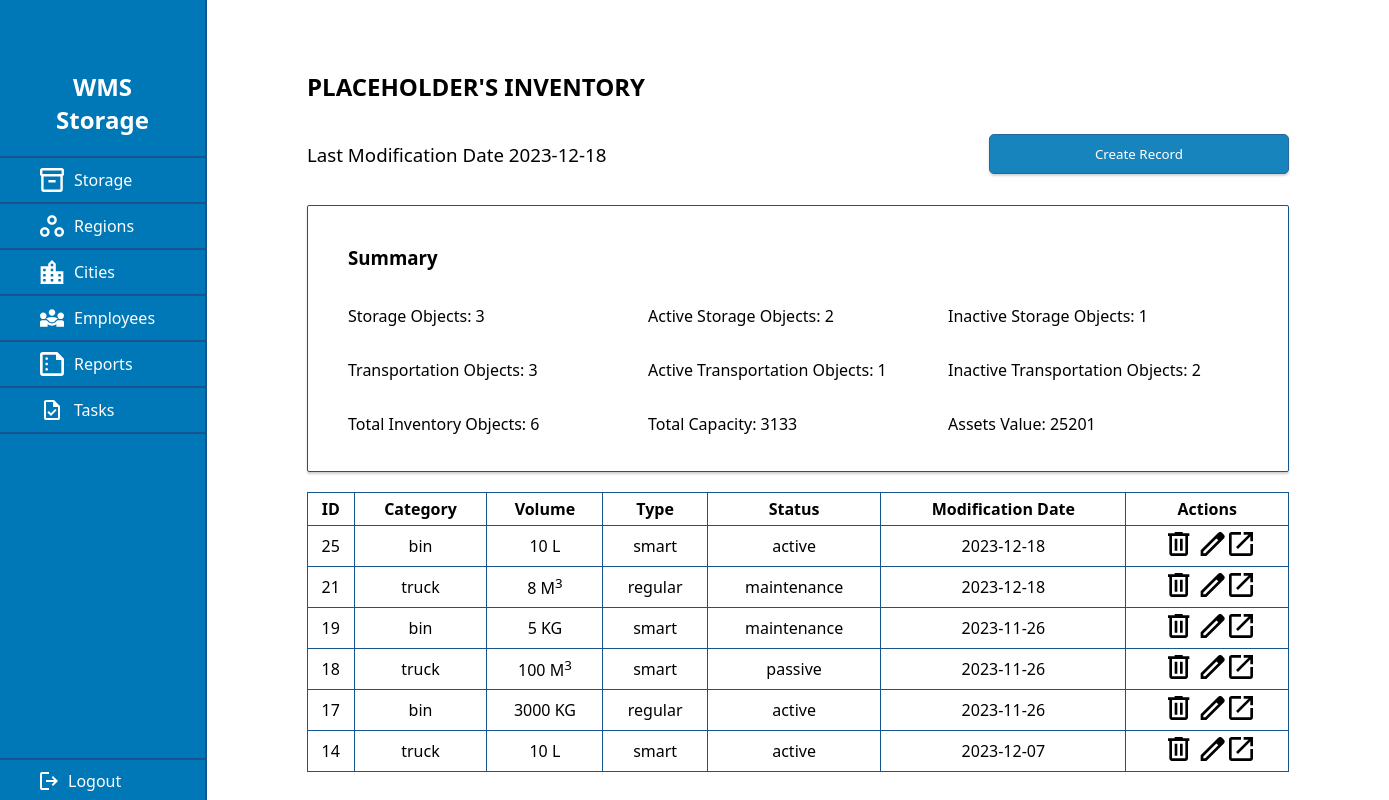
/view/storage/storage.php (signed in), run on an earlier commit of the app's database.
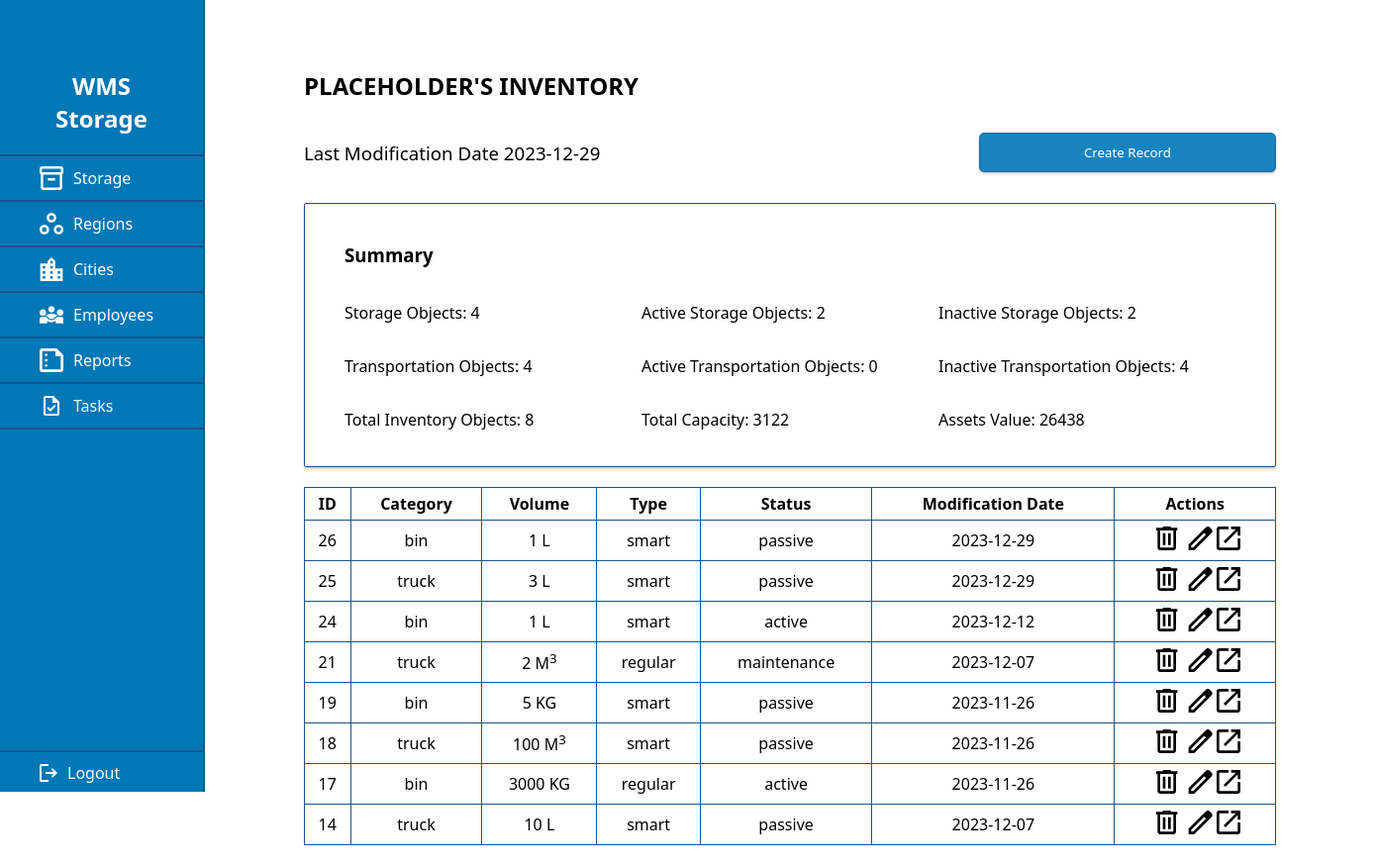
And on a later commit of the database.
### tables this page shows
CREATE TABLE `storage` (
  `id` int(11) NOT NULL,
  `category` varchar(100) NOT NULL,
  `volume` int(11) NOT NULL,
  `volume_unit` varchar(100) NOT NULL,
  `type` varchar(100) NOT NULL,
  `initial_status` varchar(100) NOT NULL,
  `value` int(11) NOT NULL,
  `value_unit` varchar(100) NOT NULL,
  `autonotifier` varchar(100) NOT NULL,
  `quantity` int(11) NOT NULL,
  `lifetime` int(11) NOT NULL,
  `lifetime_unit` varchar(100) NOT NULL,
  `temporary_storage` varchar(100) NOT NULL,
  `modification_date` date DEFAULT NULL
);

### model/Storage.php (called while the page is built, shortened)
<?php
class Storage
{
    private $db;
    private $table = 'storage';
    public function __construct()
    {
        $this->db = new Database();
    }
    public function getAll()
    {
        try {
            $result = $this->db->queryRaw("SELECT * FROM $this->table");
            return $result;
        } catch (Exception $e) {
            var_dump($e->getMessage());
            return $e;
        }
        return false;
    }
}

### database/index.php (called while the page is built, shortened)
<?php
class Database
{
    private $connection;
    public function __construct(String $username = Constants::DB_USER, String $password = Constants::DB_PASSWORD)
    {
        $this->connection = new mysqli(Constants::DB_HOST, $username, $password, Constants::DB_NAME);
    }
    public function queryRaw(String $query): mysqli_result|String
    {
        try {
            return $this->connection->query($query);
        } catch (Exception $e) {
            return $e->getMessage();
        }
    }
}
?>

### controller/ControllerStorage.php (called while the page is built, shortened)
<?php
class ControllerStorage
{
    private $entity;
    public function __construct()
    {
        $this->entity = new Storage();
    }
    public function getAllRecords()
    {
        $queryResult =  $this->entity->getAll();
        if ($queryResult->num_rows > 0) {
            $fetchResult = $queryResult->fetch_all(MYSQLI_ASSOC);
            return $fetchResult;
        }
        return false;
    }
}

### view/storage/storage.php (the view, shortened to what the rows shown need)
<?php
$controller = new ControllerStorage();
$records = $controller->getAllRecords();
$records = is_array($records) ? $records : [];
function editActionHTML($id)
{
    return  "
        <td class='storage-table-data'>
        <button class='storage-table-data-delete-btn' onclick='deleteItem($id)'>
            <svg width='22' height='24' viewBox='0 0 22 24' fill='none' xmlns='http://www.w3.org/2000/svg'>
                <path d='M4 24C3.26667 24 2.63889 23.7389 2.11667 23.2167C1.59444 22.6944 1.33333 22.0667 1.33333 21.3333V4H0V1.33333H6.66667V0H14.6667V1.33333H21.3333V4H20V21.3333C20 22.0667 19.7389 22.6944 19.2167 23.2167C18.6944 23.7389 18.0667 24 17.3333 24H4ZM17.3333 4H4V21.3333H17.3333V4ZM6.66667 18.6667H9.33333V6.66667H6.66667V18.6667ZM12 18.6667H14.6667V6.66667H12V18.6667Z' fill='black'/>
            </svg>
        </button>
        <a href='./storage-view-record.php?edit=true&id=$id'>
            <svg width='25' height='24' viewBox='0 0 25 24' fill='none' xmlns='http://www.w3.org/2000/svg'>
                <path
                    d='M3.33341 21.3333H5.23342L18.2667 8.3L16.3667 6.4L3.33341 19.4333V21.3333ZM0.666748 24V18.3333L18.2667 0.766667C18.5334 0.522222 18.8279 0.333333 19.1501 0.2C19.4723 0.0666667 19.8112 0 20.1667 0C20.5223 0 20.8667 0.0666667 21.2001 0.2C21.5334 0.333333 21.8223 0.533333 22.0667 0.8L23.9001 2.66667C24.1667 2.91111 24.3612 3.2 24.4834 3.53333C24.6056 3.86667 24.6667 4.2 24.6667 4.53333C24.6667 4.88889 24.6056 5.22778 24.4834 5.55C24.3612 5.87222 24.1667 6.16667 23.9001 6.43333L6.33342 24H0.666748ZM17.3001 7.36667L16.3667 6.4L18.2667 8.3L17.3001 7.36667Z'
                    fill='black' />
            </svg>
        </a>
        <a href='./storage-view-record.php?id=$id'>
            <svg width='24' height='24' viewBox='0 0 24 24' fill='none' xmlns='http://www.w3.org/2000/svg'>
                <path
                    d='M2.66667 24C1.93333 24 1.30556 23.7389 0.783333 23.2167C0.261111 22.6944 0 22.0667 0 21.3333V2.66667C0 1.93333 0.261111 1.30556 0.783333 0.783333C1.30556 0.261111 1.93333 0 2.66667 0H12V2.66667H2.66667V21.3333H21.3333V12H24V21.3333C24 22.0667 23.7389 22.6944 23.2167 23.2167C22.6944 23.7389 22.0667 24 21.3333 24H2.66667ZM8.93333 16.9333L7.06667 15.0667L19.4667 2.66667H14.6667V0H24V9.33333H21.3333V4.53333L8.93333 16.9333Z'
                    fill='black' />
            </svg>
        </a>
    </td>";
}
function handleVolumeUnit($unit)
{
    switch ($unit) {
        case 'cubicmeter':
            return " M<sup>3</sup>";
            break;
        case 'liter':
            return " L";
            break;
        case 'kilogram':
            return " KG";
            break;
    }
}
?>
<!DOCTYPE html>
<html lang="en">
<head>
    <link rel="stylesheet" href="../../css/index.css">
</head>
<body>
    <?php include("../header.php"); ?>
    <main class="storage-main">
        <h2 class="storage-header">PLACEHOLDER'S INVENTORY</h2>
        <section class="storage-subheader-wrapper">
            <h3 class="storage-subheader" style="font-weight: 500;">Last Modification Date <?php echo (end($records)['modification_date']) ?></h3>
            <div class="storage-subheader-buttons">
                <button class="btn btn-blue btn-create-record">
                </button>
            </div>
        </section>
        <section class="storage-table-wrapper">
            <table class="storage-table">
                <tr class="storage-table-header">
                    <th class="storage-table-header-data">ID</th>
                    <th class="storage-table-header-data">Category</th>
                    <th class="storage-table-header-data">Volume</th>
                    <th class="storage-table-header-data">Type</th>
                    <th class="storage-table-header-data">Status</th>
                    <th class="storage-table-header-data">Modification Date</th>
                    <th class="storage-table-header-data">Actions</th>
                </tr>
                <?php
                if (sizeof($records) > 0) {
                    $records = array_reverse($records);
                    foreach ($records as $record) {
                        $id = $record['id'];
                        $category = $record['category'];
                        $volume = $record['volume'] . handleVolumeUnit($record['volume_unit']);
                        $type = $record['type'];
                        $status = $record['initial_status'];
                        $date = $record['modification_date'];
                        echo "<tr>";
                        echo "<td class='storage-table-data'>$id</td>";
                        echo "<td class='storage-table-data'>$category</td>";
                        echo "<td class='storage-table-data'>$volume</td>";
                        echo "<td class='storage-table-data'>$type</td>";
                        echo "<td class='storage-table-data'>$status</td>";
                        echo "<td class='storage-table-data'>$date</td>";
                        echo editActionHTML($id);
                        echo "</tr>";
                    }
                } else {
                    echo "<tr><td colspan='12' align='center'>No information.</td></tr>";
                }
                ?>
            </table>
        </section>
    </main>
</body>
</html>

What changed in the data, as far as the page shows it:
added storage: modification_date "2023-12-29", id "26", category "bin", volume "1 L", type "smart", initial_status "passive"
changed storage id 25: category "bin" → "truck"; volume "10 L" → "3 L"; initial_status "active" → "passive"; modification_date "2023-12-18" → "2023-12-29"
added storage: id "24", category "bin", volume "1 L", type "smart", initial_status "active", modification_date "2023-12-12"
changed storage "maintenance": volume "8" → "2"; modification_date "2023-12-18" → "2023-12-07"
changed storage "5 KG": initial_status "maintenance" → "passive"
changed storage id 14: initial_status "active" → "passive"
Also different on the page:
$stats['storageObjs']: "3" → "4"
$stats['inctiveStorageObjs']: "1" → "2"
$stats['transportationObjs']: "3" → "4"
$stats['activeTransportationObjs']: "1" → "0"
$stats['inctiveTransportationObjs']: "2" → "4"
$stats['totalObjects']: "6" → "8"
$stats['totalVolume']: "3133" → "3122"
$stats['totalPrice']: "25201" → "26438"
end($records)['modification_date']: "2023-12-18" → "2023-12-29"
